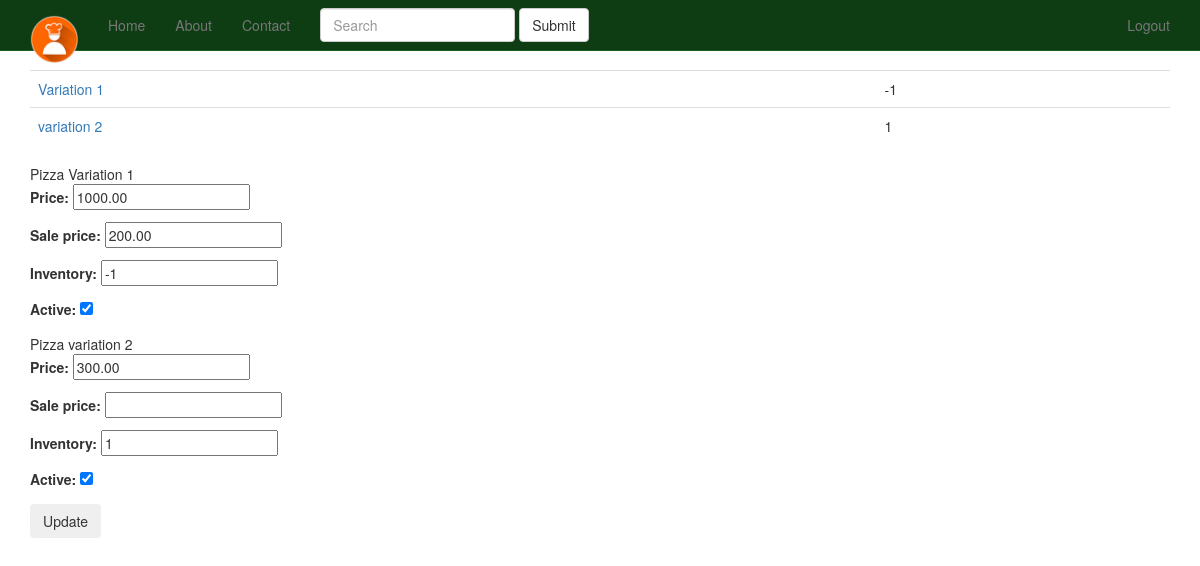
Screenshot of /products/10/inventory/ (signed in) with the database file from the repository.
### products/models.py (models this page shows, shortened)
class Variation(models.Model):
	id = models.AutoField(primary_key=True)
	product = models.ForeignKey(Product)
	title = models.CharField(max_length=120)
	price = models.DecimalField(decimal_places=2, max_digits=20)
	sale_price = models.DecimalField(decimal_places=2, max_digits=20, null=True, blank=True)
	active = models.BooleanField(default=True)
	inventory = models.IntegerField(null=True, blank=True) #refer none == unlimited amount
	def get_absolute_url(self):
		return self.product.get_absolute_url()

class Product(models.Model):
	title = models.CharField(max_length=120)
	description = models.TextField(blank=True, null=True)
	price = models.DecimalField(decimal_places=2, max_digits=20)
	active = models.BooleanField(default=True)
	categories = models.ManyToManyField('Category', blank=True)
	default = models.ForeignKey('Category', related_name='default_category', null=True, blank=True)
	objects = ProductManager()
	class Meta:
		ordering = ["-title"]
	def get_absolute_url(self):
		return reverse("product_detail", kwargs={"pk": self.pk})

### products/views.py (the view, shortened to what this page needs)
# urls.py: url(r'^(?P<pk>\d+)/inventory/$', VariationListView.as_view(template_name="products/variation_list.html"), name='product_inventory'),
class VariationListView(StaffRequiredMixin, ListView):
	model = Variation
	queryset = Variation.objects.all()
	def get_context_data(self, *args, **kwargs):
		context = super(VariationListView, self).get_context_data(*args, **kwargs)
		context["formset"] = VariationInventoryFormSet(queryset=self.get_queryset())
		return context
	def get_queryset(self, *args, **kwargs):
		product_pk = self.kwargs.get("pk")
		if product_pk:
			product = get_object_or_404(Product, pk=product_pk)
			queryset = Variation.objects.filter(product=product)
		return queryset

### products/mixins.py (called while the page is built)
	@method_decorator(login_required)
	def dispatch(self, request, *args, **kwargs):
		if request.user.is_staff:
			return super(StaffRequiredMixin, self).dispatch(request, *args, **kwargs)
		else:
			raise Http404

### products/models.py (called while the page is built)
	def active(self):
		return self.filter(active=True)

	def get_queryset(self):
		return ProductQuerySet(self.model, using=self._db)

	def all(self, *args, **kwargs):
		return self.get_queryset().active()

### products/templates/products/variation_list.html (shortened to what this page needs)
{% extends "base.html" %}
{% block content %}
<table class='table'>
{% for object in object_list %}
<tr>
<td><a href='{{ object.get_absolute_url }}'>{{ object.title }}</a></td><td>{{ object.inventory }}</td>
</tr>
{% endfor %}
</table>
<form method="POST" action=""> {% csrf_token %}
{% for form in formset %}
{{ form.instance.product.title }}
{{ form.instance.title }}
{{ form.as_p }}
{% endfor %}
<input type="submit" value='Update' class='btn' />
</form>
{% endblock %}

### static_in_pro/our_static/css/navbar-static-top.css (style rules this page uses)
body { min-height: 1000px; }

### rows the page displays
Variation: title "Variation 1", inventory "-1", instance.product "Pizza", instance "Variation 1"
Variation: title "variation 2", inventory "1", instance.product "Pizza", instance "variation 2"
